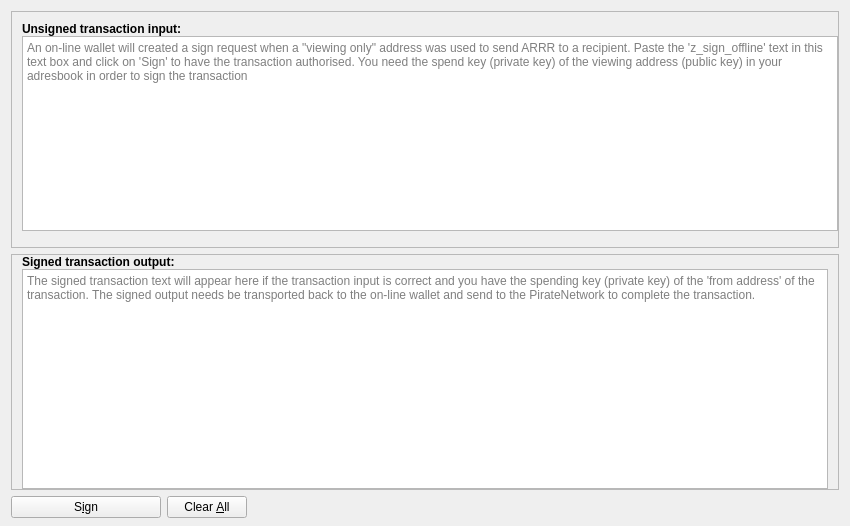
<?xml version="1.0" encoding="UTF-8"?>
<ui version="4.0">
 <class>ZSignDialog</class>
 <widget class="QDialog" name="ZSignDialog">
  <property name="enabled">
   <bool>true</bool>
  </property>
  <property name="geometry">
   <rect>
    <x>0</x>
    <y>0</y>
    <width>850</width>
    <height>526</height>
   </rect>
  </property>
  <property name="windowTitle">
   <string>Z-Send Coins</string>
  </property>
  <layout class="QVBoxLayout" name="verticalLayout" stretch="0,0,0">
   <property name="bottomMargin">
    <number>8</number>
   </property>
   <item>
    <widget class="QFrame" name="frameCoinControl">
     <property name="sizePolicy">
      <sizepolicy hsizetype="Expanding" vsizetype="Expanding">
       <horstretch>0</horstretch>
       <verstretch>0</verstretch>
      </sizepolicy>
     </property>
     <property name="maximumSize">
      <size>
       <width>16777215</width>
       <height>16777215</height>
      </size>
     </property>
     <property name="frameShape">
      <enum>QFrame::StyledPanel</enum>
     </property>
     <property name="frameShadow">
      <enum>QFrame::Sunken</enum>
     </property>
     <layout class="QVBoxLayout" name="verticalLayoutCoinControl2">
      <property name="spacing">
       <number>0</number>
      </property>
      <property name="leftMargin">
       <number>0</number>
      </property>
      <property name="topMargin">
       <number>0</number>
      </property>
      <property name="rightMargin">
       <number>0</number>
      </property>
      <property name="bottomMargin">
       <number>6</number>
      </property>
      <item>
       <layout class="QVBoxLayout" name="verticalLayoutCoinControl" stretch="0,0">
        <property name="spacing">
         <number>0</number>
        </property>
        <property name="leftMargin">
         <number>10</number>
        </property>
        <property name="topMargin">
         <number>10</number>
        </property>
        <item>
         <widget class="QLabel" name="lbInput">
          <property name="sizePolicy">
           <sizepolicy hsizetype="Preferred" vsizetype="Maximum">
            <horstretch>0</horstretch>
            <verstretch>0</verstretch>
           </sizepolicy>
          </property>
          <property name="font">
           <font>
            <weight>75</weight>
            <bold>true</bold>
           </font>
          </property>
          <property name="styleSheet">
           <string notr="true">font-weight:bold;</string>
          </property>
          <property name="text">
           <string>Unsigned transaction input:</string>
          </property>
         </widget>
        </item>
        <item>
         <layout class="QHBoxLayout" name="horizontalLayoutCoinControl1">
          <property name="rightMargin">
           <number>0</number>
          </property>
          <property name="bottomMargin">
           <number>10</number>
          </property>
          <item>
           <widget class="QTextEdit" name="teInput">
            <property name="placeholderText">
             <string>An on-line wallet will created a sign request when a &quot;viewing only&quot; address was used to send ARRR to a recipient. Paste the 'z_sign_offline' text in this text box and click on 'Sign' to have the transaction authorised. You need the spend key (private key) of the viewing address (public key) in your adresbook in order to sign the transaction</string>
            </property>
           </widget>
          </item>
         </layout>
        </item>
       </layout>
      </item>
     </layout>
    </widget>
   </item>
   <item>
    <widget class="QFrame" name="frameResult">
     <property name="enabled">
      <bool>true</bool>
     </property>
     <property name="sizePolicy">
      <sizepolicy hsizetype="Expanding" vsizetype="Expanding">
       <horstretch>0</horstretch>
       <verstretch>0</verstretch>
      </sizepolicy>
     </property>
     <property name="maximumSize">
      <size>
       <width>16777215</width>
       <height>16777215</height>
      </size>
     </property>
     <property name="frameShape">
      <enum>QFrame::StyledPanel</enum>
     </property>
     <property name="frameShadow">
      <enum>QFrame::Sunken</enum>
     </property>
     <layout class="QVBoxLayout" name="verticalLayoutResult1">
      <property name="spacing">
       <number>0</number>
      </property>
      <property name="leftMargin">
       <number>0</number>
      </property>
      <property name="topMargin">
       <number>0</number>
      </property>
      <property name="rightMargin">
       <number>0</number>
      </property>
      <property name="bottomMargin">
       <number>0</number>
      </property>
      <item>
       <layout class="QVBoxLayout" name="verticalLayoutResult2" stretch="0,0">
        <property name="spacing">
         <number>0</number>
        </property>
        <property name="leftMargin">
         <number>10</number>
        </property>
        <property name="topMargin">
         <number>0</number>
        </property>
        <property name="rightMargin">
         <number>10</number>
        </property>
        <item>
         <widget class="QLabel" name="lbResult">
          <property name="font">
           <font>
            <weight>75</weight>
            <bold>true</bold>
           </font>
          </property>
          <property name="text">
           <string>Signed transaction output:</string>
          </property>
         </widget>
        </item>
        <item>
         <widget class="QTextEdit" name="teResult">
          <property name="readOnly">
           <bool>true</bool>
          </property>
          <property name="placeholderText">
           <string>The signed transaction text will appear here if the transaction input is correct and you have the spending key (private key) of the 'from address' of the transaction. The signed output needs be transported back to the on-line wallet and send to the PirateNetwork to complete the transaction.</string>
          </property>
         </widget>
        </item>
       </layout>
      </item>
     </layout>
    </widget>
   </item>
   <item>
    <layout class="QHBoxLayout" name="horizontalLayout">
     <item>
      <widget class="QPushButton" name="signButton">
       <property name="minimumSize">
        <size>
         <width>150</width>
         <height>0</height>
        </size>
       </property>
       <property name="toolTip">
        <string>Sign (authorise) the transaction</string>
       </property>
       <property name="text">
        <string>S&amp;ign</string>
       </property>
       <property name="icon">
        <iconset resource="../komodo.qrc">
         <normaloff>:/icons/send</normaloff>:/icons/send</iconset>
       </property>
       <property name="autoDefault">
        <bool>false</bool>
       </property>
       <property name="default">
        <bool>false</bool>
       </property>
      </widget>
     </item>
     <item>
      <widget class="QPushButton" name="clearButton">
       <property name="sizePolicy">
        <sizepolicy hsizetype="Minimum" vsizetype="Fixed">
         <horstretch>0</horstretch>
         <verstretch>0</verstretch>
        </sizepolicy>
       </property>
       <property name="toolTip">
        <string>Clear all fields of the form.</string>
       </property>
       <property name="text">
        <string>Clear &amp;All</string>
       </property>
       <property name="icon">
        <iconset resource="../komodo.qrc">
         <normaloff>:/icons/remove</normaloff>:/icons/remove</iconset>
       </property>
       <property name="autoDefault">
        <bool>false</bool>
       </property>
      </widget>
     </item>
     <item>
      <spacer name="horizontalSpacer">
       <property name="orientation">
        <enum>Qt::Horizontal</enum>
       </property>
       <property name="sizeHint" stdset="0">
        <size>
         <width>40</width>
         <height>20</height>
        </size>
       </property>
      </spacer>
     </item>
     <item>
      <layout class="QHBoxLayout" name="horizontalLayout_2">
       <property name="spacing">
        <number>3</number>
       </property>
      </layout>
     </item>
    </layout>
   </item>
  </layout>
 </widget>
 <resources>
  <include location="../komodo.qrc"/>
 </resources>
 <connections/>
</ui>
